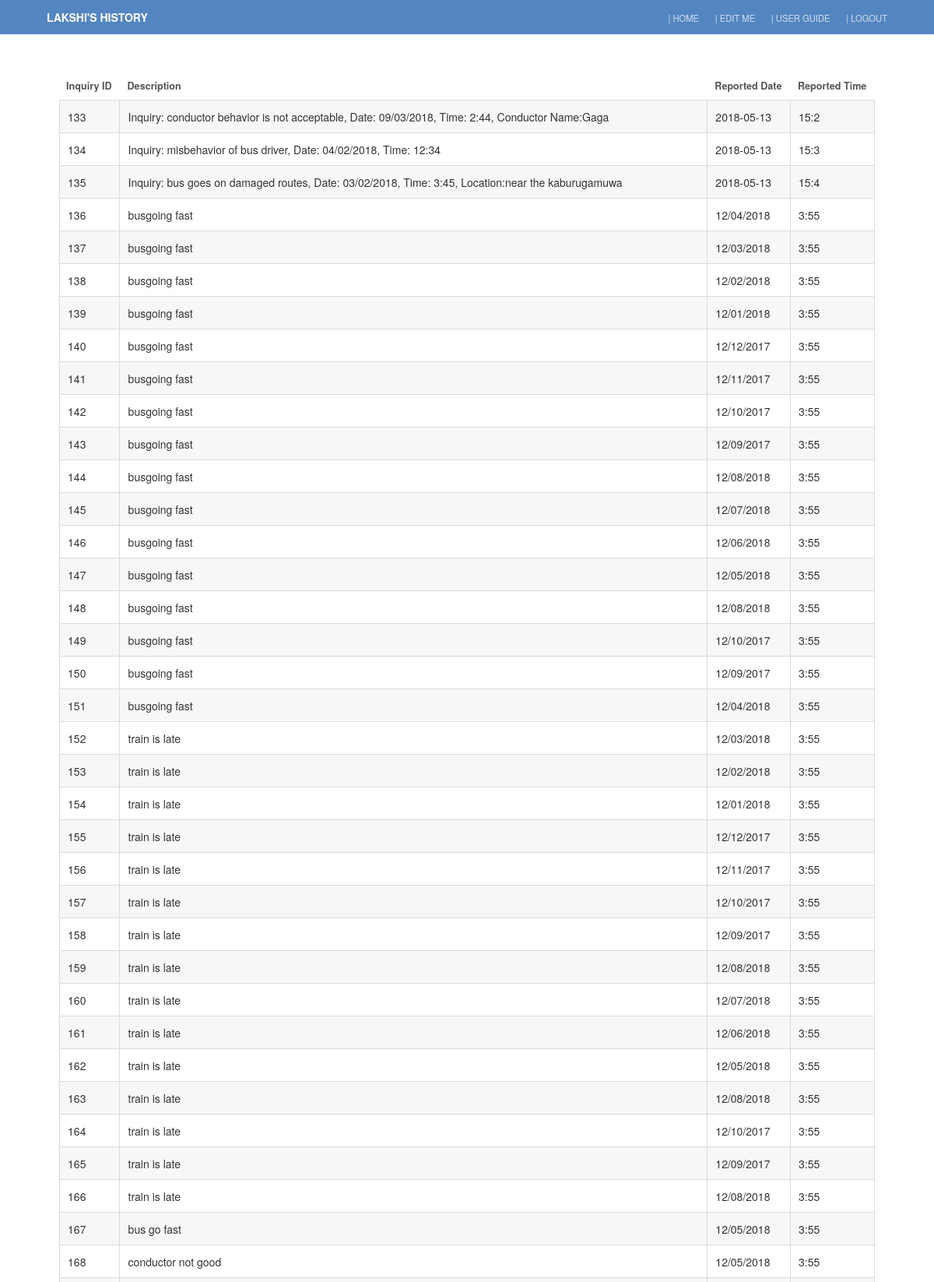
The page /useract/viewhistory/ (signed in, upper part) on the database its author committed.
### useract/models.py (models this page shows)
class Inquiry(models.Model):
    inquiry_id = models.AutoField(primary_key=True)
    reported_date = models.CharField(max_length=20)
    reported_time = models.CharField(max_length=10)
    USERNAME = models.ForeignKey(
        User,
        on_delete=models.CASCADE,
        null=False,
    )
    description = models.CharField(max_length=1000)
    add_state = models.BooleanField()
    report_id = models.ForeignKey(
        Report,
        on_delete=models.CASCADE,
        null=False,
    )

### useract/all_views/customerView.py (the view)
class viewInqury(View):
    temp = 'view history/view_history.html'
    def get(self,request):
        user_name = request.session['users']
        user_id = User.objects.get(username=user_name).pk
        object = Inquiry.objects.filter(USERNAME=user_id)
        return render(request, self.temp, {'user':user_name.upper(), 'obj':object})

### useract/templates/view history/view_history.html (shortened to what this page needs)
{% extends 'block/block.html' %}
{% block body %}
    <body class="subpage">
			<header id="header">
				<div class="inner">
					<a href="{% url 'viewhistory' %}" class="logo">{{ user }}'S HISTORY</a>
					<nav id="nav">
                        <a href="{% url 'home' %}" id="home">| HOME</a>
                        <a href="{% url 'editDetails' %}" id="editDetails">| EDIT ME</a>
                        <a href="{% url 'userguide' %}" id="userguide">| USER GUIDE</a>
						<a href="{% url 'logout' %}" id="logout">| LOGOUT</a>
					</nav>
				</div>
			</header>
        <section>
            <div class="table-wrapper">
                <table class="alt">
                    <thead>
                    <tr>
                        <th>Inquiry ID</th>
                        <th>Description</th>
                        <th>Reported Date</th>
                        <th>Reported Time</th>
                    </tr>
                    </thead>
                    <tbody>
                    {% for object in obj%}
                        <tr>
                        <td>{{ object.inquiry_id }}</td>
                        <td>{{ object.description }}</td>
                        <td>{{ object.reported_date}}</td>
                        <td>{{ object.reported_time}}</td>
                        </tr>
                    {% endfor %}
                    </tbody>
                </table>
        </div>
        </section>
{% endblock %}

### useract/templates/block/block.html (shortened to what this page needs)
<html>
{% load staticfiles %}
<link rel="stylesheet" type="text/css" href="{% static 'assets5/css/main.css' %}"/>
<link rel="stylesheet" type="text/css" href="{% static 'assets5/css/main2.css' %}"/>
<link rel="stylesheet" type="text/css" href="{% static 'assertsChatWindow/main.css' %}"/>
<head>
    <link rel="stylesheet" type="text/css" href="https://maxcdn.bootstrapcdn.com/bootstrap/3.3.7/css/bootstrap.min.css">
	<link rel="stylesheet" type="text/css" href="https://maxcdn.bootstrapcdn.com/font-awesome/4.7.0/css/font-awesome.min.css">
</head>
<body>
{% block body %}
{% endblock %}
</body>
</html>

### useract/static/assets5/css/main.css (style rules this page uses)
html, body, div, span, applet, object, iframe, h1, h2, h3, h4, h5, h6, p, blockquote, pre, a, abbr, acronym, address, big, cite, code, del, dfn, em, img, ins, kbd, q, s, samp, small, strike, strong, sub, sup, tt, var, b, u, i, center, dl, dt, dd, ol, ul, li, fieldset, form, label, legend, table, caption, tbody, tfoot, thead, tr, th, td, article, aside, canvas, details, embed, figure, figcaption, footer, header, hgroup, menu, nav, output, ruby, section, summary, time, mark, audio, video { margin: 0; padding: 0; border: 0; font-size: 100%; font: inherit; vertical-align: baseline; }
article, aside, details, figcaption, figure, footer, header, hgroup, menu, nav, section { display: block; }
body { line-height: 1; }
table { border-collapse: collapse; border-spacing: 0; }
body { -webkit-text-size-adjust: none; }
*, *:before, *:after { -moz-box-sizing: border-box; -webkit-box-sizing: border-box; box-sizing: border-box; }
body { -ms-overflow-style: scrollbar; }
body { background: #fff; }
body, input, select, textarea { color: #9a9a9a; font-family: "Raleway", Arial, Helvetica, sans-serif; font-size: 13pt; font-weight: 300; line-height: 1.65; }
@media screen and (max-width: 1680px) { body, input, select, textarea { font-size: 11pt; opacity: 1; } }
@media screen and (max-width: 1280px) { body, input, select, textarea { font-size: 11pt; opacity: 1; } }
a { color: #5385c1; text-decoration: none; }
.inner { max-width: 75em; margin: 0 auto; }
@media screen and (max-width: 1280px) { .inner { max-width: 90%; } }
.table-wrapper { -webkit-overflow-scrolling: touch; overflow-x: auto; padding-left: 2cm; padding-right: 2cm; padding-top: 1cm; }
table { margin: 0.5cm 0 1cm 0; width: 100%; }
table tbody tr { border: solid 1px #dbdbdb; border-left: 2cm; border-right: 0; }
table tbody tr:nth-child(2n + 1) { background-color: rgba(144, 144, 144, 0.075); }
table td { padding: 0.75em 0.75em; }
table th { color: #555; font-size: 0.9em; font-weight: 600; padding: 0 0.75em 0.75em 0.75em; text-align: left; }
table thead { border-bottom: solid 2px #dbdbdb; }
table.alt { border-collapse: separate; }
table.alt tbody tr td { border: solid 1px #dbdbdb; border-left-width: 0; border-top-width: 0; }
table.alt tbody tr td:first-child { border-left-width: 1px; }
table.alt tbody tr:first-child td { border-top-width: 1px; }
table.alt thead { border-bottom: 0; }
.subpage { padding-top: 44px; }
.subpage #header { background: #5385c1; top: 0; height: 44px; line-height: 44px; position: fixed; }
#header { color: #d4e0ef; cursor: default; height: 3.25em; left: 0; line-height: 3.25em; position: absolute; text-align: right; top: 4em; width: 100%; z-index: 10001; }
#header .inner { margin: 0 auto; position: relative; }
#header .logo { color: #ffffff; display: inline-block; font-weight: 600; height: inherit; left: 0; line-height: inherit; margin: 0; padding: 0; position: absolute; top: 0; font-size: 1em; }
#header a { -moz-transition: color 0.2s ease-in-out; -webkit-transition: color 0.2s ease-in-out; -ms-transition: color 0.2s ease-in-out; transition: color 0.2s ease-in-out; display: inline-block; padding: 0 0.75em; color: inherit; text-decoration: none; font-size: .8em; }
#header a:last-child { padding-right: 0; }
#navPanel a:not(.close) { border-top: solid 1px rgba(255, 255, 255, 0.25); color: #d4e0ef; font-weight: 600; display: block; padding: 0.75em 0; text-decoration: none; font-weight: 300; }
#navPanel a:not(.close):first-child { border: none; }

### rows shown on the page
Inquiry: inquiry_id "133", description "Inquiry: conductor behavior is not acceptable, Date: 09/03/2018, Time: 2:44, Conductor Name:Gaga", reported_date "2018-05-13", reported_time "15:2"
Inquiry: inquiry_id "134", description "Inquiry: misbehavior of bus driver, Date: 04/02/2018, Time: 12:34", reported_date "2018-05-13", reported_time "15:3"
Inquiry: inquiry_id "135", description "Inquiry: bus goes on damaged routes, Date: 03/02/2018, Time: 3:45, Location:near the kaburugamuwa", reported_date "2018-05-13", reported_time "15:4"
Inquiry: inquiry_id "136", description "busgoing fast", reported_date "12/04/2018", reported_time "3:55"
Inquiry: inquiry_id "137", description "busgoing fast", reported_date "12/03/2018", reported_time "3:55"
Inquiry: inquiry_id "138", description "busgoing fast", reported_date "12/02/2018", reported_time "3:55"
Inquiry: inquiry_id "139", description "busgoing fast", reported_date "12/01/2018", reported_time "3:55"
Inquiry: inquiry_id "140", description "busgoing fast", reported_date "12/12/2017", reported_time "3:55"
Inquiry: inquiry_id "141", description "busgoing fast", reported_date "12/11/2017", reported_time "3:55"
Inquiry: inquiry_id "142", description "busgoing fast", reported_date "12/10/2017", reported_time "3:55"
Inquiry: inquiry_id "143", description "busgoing fast", reported_date "12/09/2017", reported_time "3:55"
Inquiry: inquiry_id "144", description "busgoing fast", reported_date "12/08/2018", reported_time "3:55"
Inquiry: inquiry_id "145", description "busgoing fast", reported_date "12/07/2018", reported_time "3:55"
Inquiry: inquiry_id "146", description "busgoing fast", reported_date "12/06/2018", reported_time "3:55"
Inquiry: inquiry_id "147", description "busgoing fast", reported_date "12/05/2018", reported_time "3:55"
Inquiry: inquiry_id "148", description "busgoing fast", reported_date "12/08/2018", reported_time "3:55"
Inquiry: inquiry_id "149", description "busgoing fast", reported_date "12/10/2017", reported_time "3:55"
Inquiry: inquiry_id "150", description "busgoing fast", reported_date "12/09/2017", reported_time "3:55"
Inquiry: inquiry_id "151", description "busgoing fast", reported_date "12/04/2018", reported_time "3:55"
Inquiry: inquiry_id "152", description "train is late", reported_date "12/03/2018", reported_time "3:55"
Inquiry: inquiry_id "153", description "train is late", reported_date "12/02/2018", reported_time "3:55"
Inquiry: inquiry_id "154", description "train is late", reported_date "12/01/2018", reported_time "3:55"
Inquiry: inquiry_id "155", description "train is late", reported_date "12/12/2017", reported_time "3:55"
Inquiry: inquiry_id "156", description "train is late", reported_date "12/11/2017", reported_time "3:55"
Inquiry: inquiry_id "157", description "train is late", reported_date "12/10/2017", reported_time "3:55"
Inquiry: inquiry_id "158", description "train is late", reported_date "12/09/2017", reported_time "3:55"
Inquiry: inquiry_id "159", description "train is late", reported_date "12/08/2018", reported_time "3:55"
Inquiry: inquiry_id "160", description "train is late", reported_date "12/07/2018", reported_time "3:55"
Inquiry: inquiry_id "161", description "train is late", reported_date "12/06/2018", reported_time "3:55"
Inquiry: inquiry_id "162", description "train is late", reported_date "12/05/2018", reported_time "3:55"
Inquiry: inquiry_id "163", description "train is late", reported_date "12/08/2018", reported_time "3:55"
Inquiry: inquiry_id "164", description "train is late", reported_date "12/10/2017", reported_time "3:55"
Inquiry: inquiry_id "165", description "train is late", reported_date "12/09/2017", reported_time "3:55"
Inquiry: inquiry_id "166", description "train is late", reported_date "12/08/2018", reported_time "3:55"
Inquiry: inquiry_id "167", description "bus go fast", reported_date "12/05/2018", reported_time "3:55"
Inquiry: inquiry_id "168", description "conductor not good", reported_date "12/05/2018", reported_time "3:55"

### other values the page prints
{{ user }} "LAKSHI"
